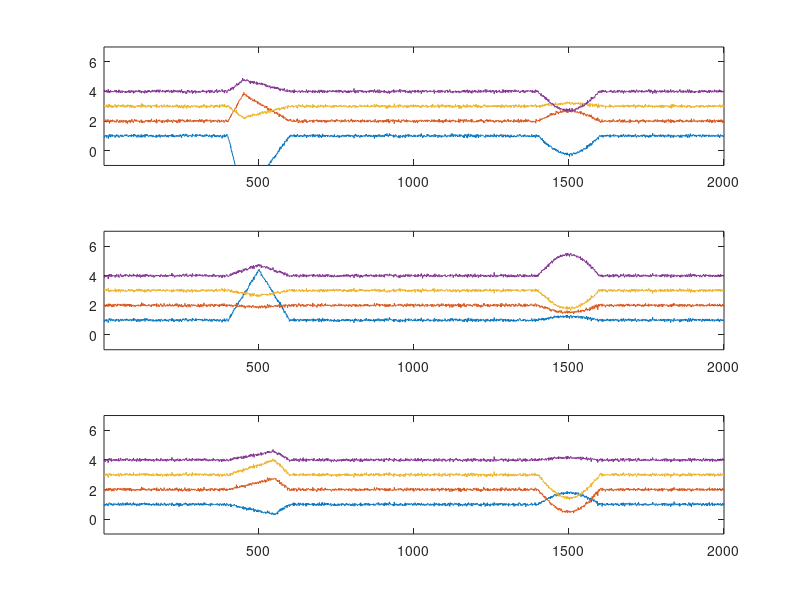

Write the MATLAB code that produced this figure. (Note: this script raises an error after producing the figure.)
% This is a demo . 
%
% In this illustration,a 4-channel recording was simulated for 3 subjects. Each recording 
% is a mixture of an early response,a late response, and white noise. 
%
% The late response has the same waveform across subjects and is captured by the first ISCCA
% component. The waveform of the early response slightly varies across subjects and is captured 
% by the second ISCCA component. The noise signal is captured by the 3rd and the 4th ISCCA 
% components. The early response is simulated by a sawtooth signal. Its phase is identical within
% each subject across channels but varies across subjects. Both the early and the late responses 
% have random polarity and amplitude in each channel.

% In this illustration, since the data have only 4 channels, the DSS dimension reduction step is
% omitted and the mCCA is applied to the 4-channel data directly.


clear;close all;
randn('seed',0);rand('seed',.5);% random seed


amp = 1; % singal amplitude
nsubj = 3; % 3 subjects
nch = 4; % 4 channels

% generate random data
randn_values(1:2:2*nsubj,:) = randn(nsubj,nch)*2;
randn_values(2:2:2*nsubj,:) = randn(nsubj,nch);
randn_values(3,:) = -randn_values(3,:);
rand_values2 = randn(nch,2000,nsubj)*0.02;
rand_values = randn(2,2000)*0.1;

X = zeros(nch,2000,nsubj);
S = [zeros(1,400) amp*sin(2*pi*(1/400)*(1:200)) zeros(1,400)];
for subj = 1:nsubj
    npeak = floor(subj*(200/(nsubj+1)));
    si = [zeros(1,400) linspace(0,amp,npeak) linspace(amp,0,200-npeak) zeros(1,400)];
    ns=randn(4,2)*rand_values(:,:);
    ns=zscore(ns')'/20;
    X(:,:,subj) = [si'*randn_values(2*subj-1,:); S'*randn_values(2*subj,:)]' + ns +rand_values2(:,:,nsubj);
end
for ch=1:nch
  X(ch,:,:)=X(ch,:,:)+ch;
end

% plot the simulative waveform
figure(1);
for subj =1:nsubj
    subplot(nsubj,1,subj);
    plot(squeeze(X(:,:,subj))');
    axis tight;
    ylim([-1 7])
end


% The spatial filter is calculated and applyed to the simulative data
isc_count = 4; % remain 4 components
W=msetcca(X,isc_count);
for plotindex=1:isc_count
    W0=real(W(:,plotindex,:));
    for subj=1:size(X,3)
        TX(:,subj)=X(:,:,subj)'*W0(:,:,subj);
    end
    ISC_data(:,:,plotindex) = TX; 
end

dss_isc_cp = ISC_data;

% plot four ISCCA components
figure(2);

for subj =1:nsubj
    subplot(nsubj,1,subj);hold on
    plot(zscore(squeeze(ISC_data(:,subj,1))));
    plot(zscore(squeeze(ISC_data(:,subj,2)))-5*1.4);
    plot(zscore(squeeze(ISC_data(:,subj,3)))-10*1.4);
    plot(zscore(squeeze(ISC_data(:,subj,4)))-15*1.4);
    axis tight;
end

